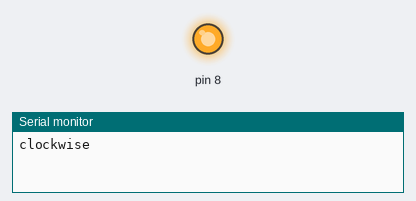
Simulated run of this sketch. Board: Arduino Uno, built with avr-gcc and run on an emulated ATmega328P. Parts: output pins drawn as LEDs (lit = HIGH), the last lines printed to the serial monitor. Pins used as bus, display or sensor lines are not drawn.

Above: at 5.2 s.
At 15.8 s:
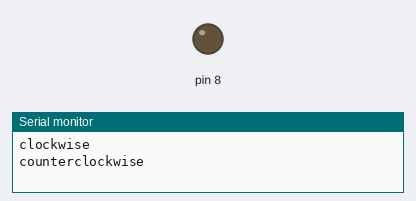
Timing chart, 0 to 27.4 s (numbered marks = the images above):
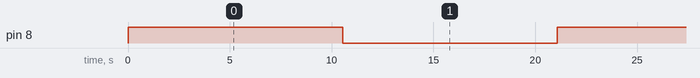

The sketch:

testInjector.ino
```cpp
/*

testing the new class StepperK

 */

#include "StepperK.h"

const int stepsPerRevolution = 800;  // change this to fit the number of steps per revolution
// for your motor

// initialize the Stepper library on pins 8 through 11:
StepperK myStepper(stepsPerRevolution, 9, 8);

void setup() {
  // set the speed at 60 rpm:
  myStepper.setSpeed(60);
  // initialize the serial port:
  Serial.begin(9600);
}

void loop() {
  // step one revolution in one direction:
  Serial.println("clockwise");
  myStepper.step(stepsPerRevolution * 10);
  delay(500);

  // step one revolution in the other direction:
  Serial.println("counterclockwise");
  myStepper.step(-stepsPerRevolution * 10);
  delay(500);
}
```

StepperK.cpp
```cpp
#include "Arduino.h"
#include "StepperK.h"

/*
 * two-wire constructor.
 * Sets which wires should control the motor.
 */
StepperK::StepperK(int number_of_steps, int pin_PU, int pin_DR)
{
  this->step_number = 0;    // which step the motor is on
  this->direction = 0;      // motor direction
  this->last_step_time = 0; // timestamp in us of the last step taken
  this->number_of_steps = number_of_steps; // total number of steps for this motor

  // Arduino pins for the motor control connection:
  this->pin_PU = pin_PU;
  this->pin_DR = pin_DR;

  // setup the pins on the microcontroller:
  pinMode(this->pin_PU, OUTPUT);
  pinMode(this->pin_DR, OUTPUT);
  pin_count = 2;

}


/*
 * Sets the speed in revs per minute
 */
void StepperK::setSpeed(long whatSpeed)
{
  this->step_delay = 60L * 1000L * 1000L / this->number_of_steps / whatSpeed;
}

/*
 * Moves the motor steps_to_move steps.  If the number is negative,
 * the motor moves in the reverse direction.
 */
void StepperK::step(int steps_to_move)
{
  int steps_left = abs(steps_to_move);  // how many steps to take

  // determine direction based on whether steps_to_mode is + or -:
  if (steps_to_move > 0) { this->direction = 1; }
  if (steps_to_move < 0) { this->direction = 0; }


  // decrement the number of steps, moving one step each time:
  while (steps_left > 0)
  {
    unsigned long now = micros();
    // move only if the appropriate delay has passed:
    if (now - this->last_step_time >= this->step_delay)
    {
      // get the timeStamp of when you stepped:
      this->last_step_time = now;
      // increment or decrement the step number,
      // depending on direction:
      if (this->direction == 1)
      {
        this->step_number++;
        if (this->step_number == this->number_of_steps) {
          this->step_number = 0;
        }
      }
      else
      {
        if (this->step_number == 0) {
          this->step_number = this->number_of_steps;
        }
        this->step_number--;
      }
      // decrement the steps left:
      steps_left--;
      // tell the driver to make one step:
      stepController(direction);

    }
  }
}

/*
 * Moves the motor forward or backwards.
 */

void StepperK::stepController(int dir) {
  digitalWrite(pin_PU, HIGH);
  if (dir == 0)
        digitalWrite(pin_DR, LOW);
      else
        digitalWrite(pin_DR, HIGH);
  digitalWrite(pin_PU, LOW);

}

/*
  version() returns the version of the library:
*/
int StepperK::version(void)
{
  return 11;
}
```

StepperK.h
```cpp
// (licence header left out)
// ensure this library description is only included once
#ifndef StepperK_h
#define StepperK_h

// library interface description
class StepperK {
  public:
    // constructors:
    StepperK(int number_of_steps, int pin_PU, int pin_DR);

    // speed setter method:
    void setSpeed(long whatSpeed);

    // mover method:
    void step(int number_of_steps);

    int version(void);

  private:

    void stepController(int dir); // in case an external controller takes
    //care of the step sequence

    int direction;            // Direction of rotation
    unsigned long step_delay; // delay between steps, in ms, based on speed
    int number_of_steps;      // total number of steps this motor can take
    int step_number;          // which step the motor is on
    int pin_count;

    // motor pin numbers:
    int pin_PU;
    int pin_DR;
         // Only 5 phase motor

    unsigned long last_step_time; // timestamp in us of when the last step was taken
};

#endif
```

Measured:
- by itself, pin 8: alternates HIGH for 10.5 s and LOW for 10.5 s
